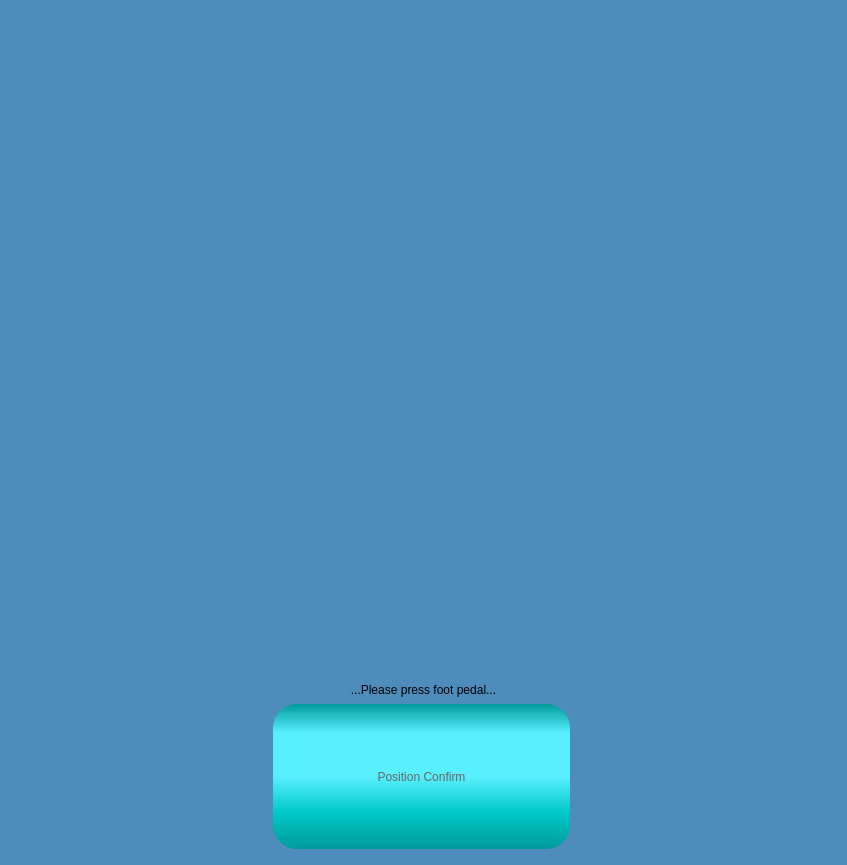
<?xml version="1.0" encoding="UTF-8"?>
<ui version="4.0">
 <class>DlgFootPedal</class>
 <widget class="QDialog" name="DlgFootPedal">
  <property name="windowModality">
   <enum>Qt::ApplicationModal</enum>
  </property>
  <property name="geometry">
   <rect>
    <x>0</x>
    <y>0</y>
    <width>847</width>
    <height>865</height>
   </rect>
  </property>
  <property name="windowTitle">
   <string>Dialog</string>
  </property>
  <property name="styleSheet">
   <string notr="true">QDialog{
background-color: rgb(77, 140, 187);
border-image:url(image/aitherbot_background_s50.png);
border-top:80;
border-left:900;
margin-left:10px;
margin-top:10px;
}

QWidget{
font: 24pt &quot;Arial&quot;;
}

QPushButton{
font: 48pt &quot;Arial&quot;;
color:#666666;
border-radius:24px;
background-color: qlineargradient(spread:pad, x1:0, y1:0, x2:0, y2:1, stop:0 rgba(0, 155, 155, 255), stop:0.2 rgba(88, 239, 255, 255), stop:0.5 rgba(88, 239, 255, 255), stop:0.75 rgba(0, 200, 200, 255),  stop:1 rgba(0, 155, 155, 255));
padding: 0px 20px;
margin-bottom:5px;
margin-right:3px;
}

QPushButton:hover{
color:#aa3333;
background-color: qlineargradient(spread:pad, x1:0, y1:0, x2:0, y2:1, stop:0 rgba(50, 155, 155, 255), stop:0.2 rgba(150, 239, 255, 255), stop:0.5 rgba(150, 239, 255, 255), stop:0.75 rgba(50, 200, 200, 255),  stop:1 rgba(50, 155, 155, 255));
}

QPushButton:pressed{
margin-top:5px;
margin-bottom:0px;
margin-left:3px;
margin-right:0px;
}

QPushButton:disabled{
	background-color: qlineargradient(spread:pad, x1:0, y1:0, x2:0, y2:1, stop:0 rgba(155, 155, 155, 255), stop:0.2 rgba(239, 239, 239, 255), stop:0.5 rgba(239, 239, 239, 255), stop:0.75 rgba(200, 200, 200, 255),  stop:1 rgba(155, 155, 155, 255));
}

#lblDescription{
	color:rgb(255, 255, 255);
	font: 24pt &quot;Arial&quot;;
}</string>
  </property>
  <property name="modal">
   <bool>true</bool>
  </property>
  <layout class="QGridLayout" name="gridLayout_2" rowstretch="1,0,0,0">
   <property name="topMargin">
    <number>80</number>
   </property>
   <property name="verticalSpacing">
    <number>7</number>
   </property>
   <item row="3" column="0">
    <layout class="QGridLayout" name="gridLayout">
     <item row="0" column="0">
      <widget class="QPushButton" name="btnConfirm">
       <property name="sizePolicy">
        <sizepolicy hsizetype="Maximum" vsizetype="Fixed">
         <horstretch>0</horstretch>
         <verstretch>0</verstretch>
        </sizepolicy>
       </property>
       <property name="minimumSize">
        <size>
         <width>300</width>
         <height>150</height>
        </size>
       </property>
       <property name="text">
        <string>Position Confirm</string>
       </property>
      </widget>
     </item>
    </layout>
   </item>
   <item row="2" column="0">
    <widget class="QLabel" name="lblContent">
     <property name="text">
      <string>...Please press foot pedal...</string>
     </property>
     <property name="alignment">
      <set>Qt::AlignCenter</set>
     </property>
    </widget>
   </item>
   <item row="0" column="0">
    <widget class="QWidget" name="wdgPicture" native="true">
     <property name="sizePolicy">
      <sizepolicy hsizetype="Preferred" vsizetype="Preferred">
       <horstretch>0</horstretch>
       <verstretch>0</verstretch>
      </sizepolicy>
     </property>
     <property name="minimumSize">
      <size>
       <width>825</width>
       <height>563</height>
      </size>
     </property>
     <property name="styleSheet">
      <string notr="true">image:url(image/foot_pedal.png)</string>
     </property>
    </widget>
   </item>
   <item row="1" column="0">
    <widget class="QLabel" name="lblDescription">
     <property name="text">
      <string/>
     </property>
    </widget>
   </item>
  </layout>
 </widget>
 <resources/>
 <connections/>
</ui>
